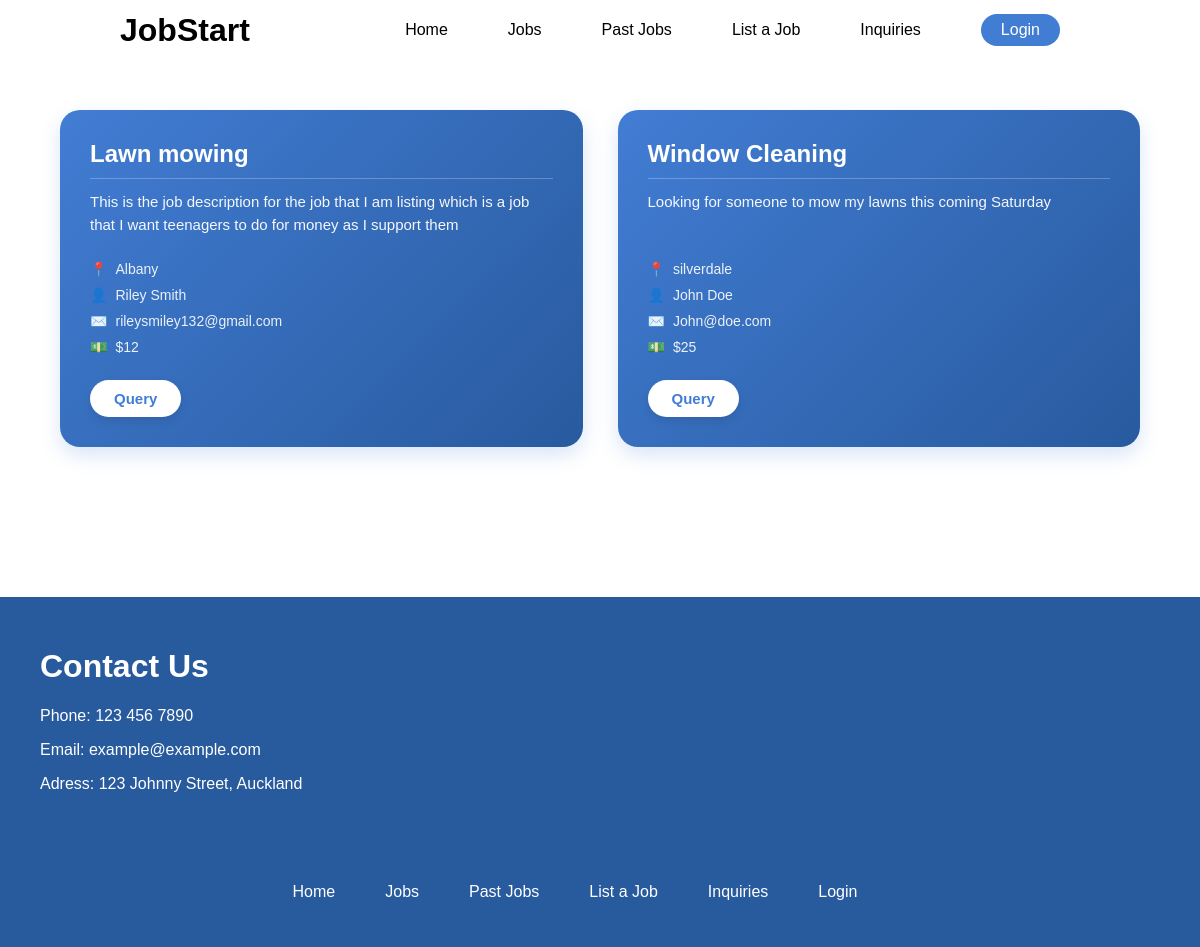
/jobs, run on an earlier commit of the app's database.
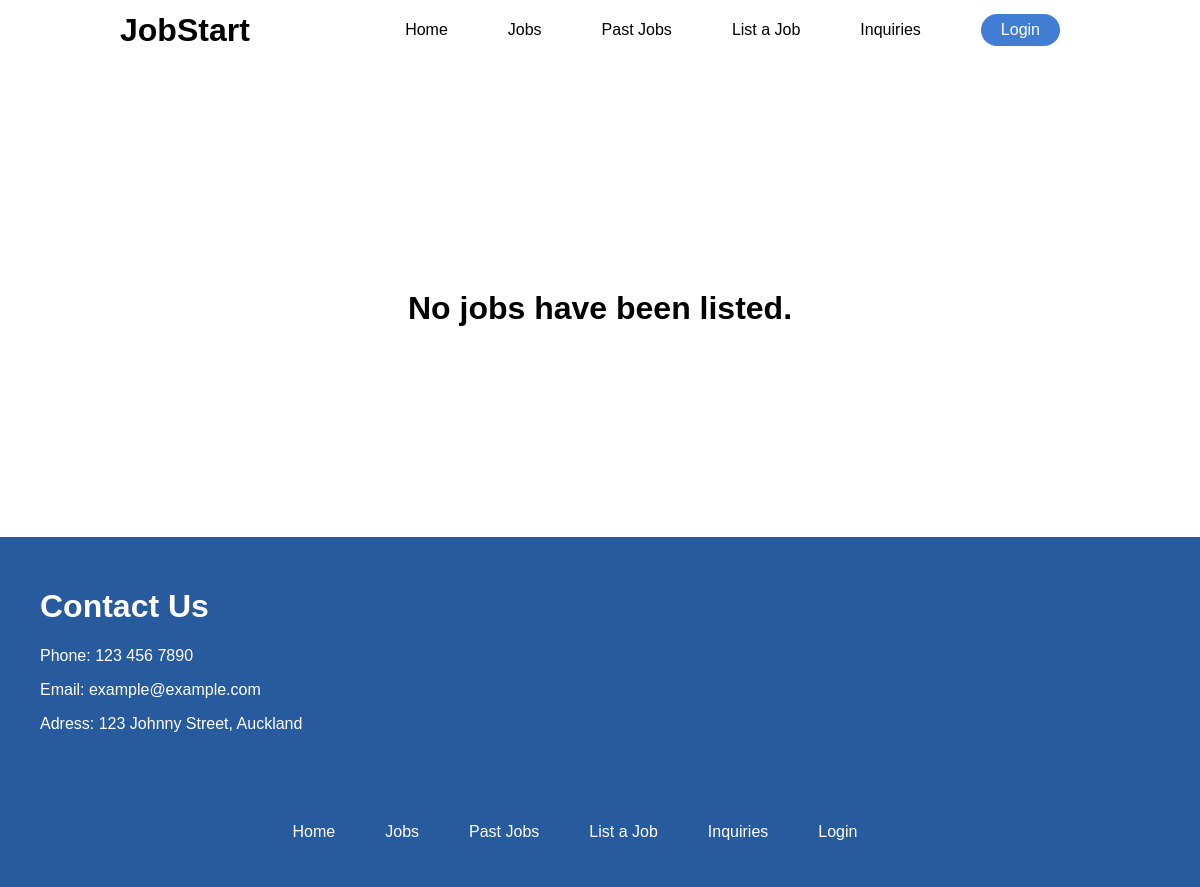
And on a later commit of the database.
### tables this page shows
CREATE TABLE jobs (user_id INTEGER REFERENCES users (user_id), job_id INTEGER PRIMARY KEY AUTOINCREMENT, job_desc TEXT, job_title TEXT, job_location TEXT, completed TEXT, pay NUMERIC);

CREATE TABLE users (user_id INTEGER PRIMARY KEY AUTOINCREMENT, user_name TEXT, user_email TEXT, user_pwd TEXT);

### app.py (the view)
@app.route('/jobs')
def jobs():
    conn = sqlite3.connect('app.db')
    conn.row_factory = sqlite3.Row
    cursor = conn.cursor()
    query = '''
        SELECT jobs.*, users.user_name, users.user_email
        FROM jobs
        JOIN users ON jobs.user_id = users.user_id
        WHERE jobs.completed = "no"
    '''
    jobs = cursor.execute(query).fetchall()
    conn.close()
    return render_template('jobs.html', jobs=jobs)

### templates/jobs.html (shortened to what this page needs)
{% extends 'layout.html' %}
{% block content %}
    <div class="all-jobs-container">
        {% if jobs %}
            {% for job in jobs %}
                <div class="job-container" id="job--{ loop.index }">
                    <h1 class="job-title">{{ job[3] }}</h1>
                    <p class="job-desc">{{ job[2] }}</p>
                    <p class="job-location">{{ job[4] }}</p>
                    <p class="job-user-name">{{ job[7] }}</p>
                    <p class="job-user-email">{{ job[8] }}</p>
                    <p class="job-pay">${{ job[6] }}</p>
                    <a href="{{ url_for('job_details', job_id=job[1]) }}"><button class="query-btn">Query</button></a>
                </div>
            {% endfor %}
        {% else %}
            <h1 class="no-jobs-title">No jobs have been listed.</h1>
        {% endif %}
    </div>
{% endblock %}

### templates/layout.html (shortened to what this page needs)
<!DOCTYPE html>
<html lang="en">
    <head>
        <link rel="stylesheet" href="{{ url_for('static', filename='style.css') }}">
    </head>
    <body>
        {% include 'nav.html' %}
        {% block content %}{% endblock %}
        {% include 'footer.html' %}
    </body>
</html>

### templates/nav.html (shortened to what this page needs)
<div class="nav-bar">
    <a href="{{ url_for('root') }}"><h1 class="nav-title">JobStart</h1></a>
    <a class="nav-link" href="{{ url_for('root') }}" id="nav-home-link">Home</a>
    <a class="nav-link" href="{{ url_for('jobs') }}">Jobs</a>
    <a class="nav-link" href="{{ url_for('past_jobs') }}">Past Jobs</a>
    <a class="nav-link" href="{{ url_for('list_job') }}">List a Job</a>
    <a class="nav-link" href="{{ url_for('inquiries') }}">Inquiries</a>
    {% if session.get('user_email') %}
        <a href="/logout" class="login-nav-link"><button class="login-nav-btn">Logout</button></a>
    {% else %}
        <a href="/login" class="login-nav-link"><button class="login-nav-btn">Login</button></a>
    {% endif %}
</div>

### templates/footer.html
<div class="footer">
    <div class="footer-top">
        <h1 class="footer-title">Contact Us</h1>
        <p class="footer-text">Phone: 123 456 7890</p>
        <p class="footer-text">Email: example@example.com</p>
        <p class="footer-text">Adress: 123 Johnny Street, Auckland</p>
    </div>
    <div class="footer-links">
        <a class="footer-link" href="{{ url_for('root') }}">Home</a>
        <a class="footer-link" href="{{ url_for('jobs') }}">Jobs</a>
        <a class="footer-link" href="{{ url_for('past_jobs') }}">Past Jobs</a>
        <a class="footer-link" href="{{ url_for('list_job') }}">List a Job</a>
        <a class="footer-link" href="{{ url_for('inquiries') }}">Inquiries</a>
        <a class="footer-link" href="/login">Login</a>
    </div>
</div>

### static/style.css (style rules this page uses)
body { margin: 0; font-family: Arial; }
.nav-link { margin-right: 60px; font-size: 16px; text-decoration: none; color: black; }
#nav-home-link { margin-left: auto; }
.nav-title { position: absolute; left: 10%; top: 50%; transform: translateY(-50%); margin: 0; color: black; }
.nav-bar { position: relative; display: flex; align-items: center; background-color: white; color: black; width: 100%; height: 60px; }
.login-nav-btn { font-size: 16px; margin-right: 140px; background-color: #427dd4; color: white; border: none; border-radius: 18px; padding: 7px 20px 7px 20px; }
.footer { margin-top: 100px; width: 100%; height: 40vh; background-color: #285A9E; padding-top: 30px; }
.footer-title { color: white; margin-left: 40px; }
.footer-text { color: white; margin-left: 40px; }
.footer-links { display: flex; justify-content: center; margin-top: 90px; }
.footer-link { color: white; text-decoration: none; margin-right: 50px; }
.footer-top { margin-bottom: 20px; }
.all-jobs-container { display: grid; grid-template-columns: repeat(auto-fit, minmax(300px, 1fr)); gap: 35px; padding: 50px 5%; box-sizing: border-box; }
.no-jobs-title { text-align: center; margin-top: 180px; margin-bottom: 60px; }

What changed in the data, as far as the page shows it:
removed jobs: job_title "Lawn mowing", job_desc "This is the job description for the job that I am listing which is a job that I want teenagers to do for money as I support them", job_location "Albany", user_name "Riley Smith", user_email "rileysmiley132@gmail.com", pay "12"
removed jobs: job_title "Window Cleaning", job_desc "Looking for someone to mow my lawns this coming Saturday", job_location "silverdale", user_name "John Doe", user_email "John@doe.com", pay "25"
Also different on the page:
text now shown: "No jobs have been listed."
